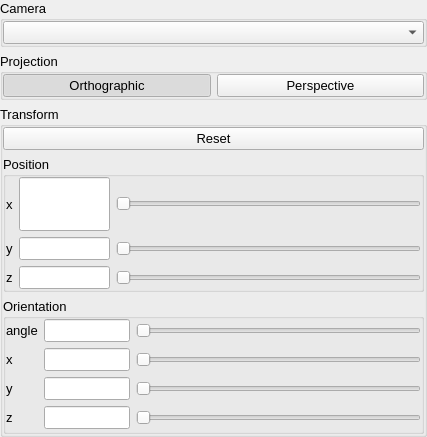
<?xml version="1.0" encoding="UTF-8"?>
<ui version="4.0">
 <class>CameraDockWidget</class>
 <widget class="QDockWidget" name="CameraDockWidget">
  <property name="windowModality">
   <enum>Qt::ApplicationModal</enum>
  </property>
  <property name="geometry">
   <rect>
    <x>0</x>
    <y>0</y>
    <width>427</width>
    <height>437</height>
   </rect>
  </property>
  <property name="sizePolicy">
   <sizepolicy hsizetype="Ignored" vsizetype="Ignored">
    <horstretch>0</horstretch>
    <verstretch>0</verstretch>
   </sizepolicy>
  </property>
  <property name="minimumSize">
   <size>
    <width>62</width>
    <height>426</height>
   </size>
  </property>
  <property name="font">
   <font>
    <pointsize>10</pointsize>
   </font>
  </property>
  <property name="layoutDirection">
   <enum>Qt::LeftToRight</enum>
  </property>
  <property name="features">
   <set>QDockWidget::AllDockWidgetFeatures</set>
  </property>
  <property name="allowedAreas">
   <set>Qt::BottomDockWidgetArea|Qt::LeftDockWidgetArea|Qt::RightDockWidgetArea</set>
  </property>
  <property name="windowTitle">
   <string>Camera View</string>
  </property>
  <widget class="QWidget" name="cameraWidgetContents">
   <property name="sizePolicy">
    <sizepolicy hsizetype="Preferred" vsizetype="Minimum">
     <horstretch>0</horstretch>
     <verstretch>0</verstretch>
    </sizepolicy>
   </property>
   <layout class="QVBoxLayout" name="verticalLayout_2">
    <property name="leftMargin">
     <number>0</number>
    </property>
    <property name="topMargin">
     <number>0</number>
    </property>
    <property name="rightMargin">
     <number>0</number>
    </property>
    <property name="bottomMargin">
     <number>0</number>
    </property>
    <item>
     <widget class="QGroupBox" name="cameraGroupBox">
      <property name="sizePolicy">
       <sizepolicy hsizetype="Expanding" vsizetype="Maximum">
        <horstretch>0</horstretch>
        <verstretch>0</verstretch>
       </sizepolicy>
      </property>
      <property name="font">
       <font>
        <pointsize>10</pointsize>
       </font>
      </property>
      <property name="title">
       <string>Camera</string>
      </property>
      <layout class="QVBoxLayout" name="cameraLayout">
       <property name="spacing">
        <number>-1</number>
       </property>
       <property name="leftMargin">
        <number>0</number>
       </property>
       <property name="topMargin">
        <number>0</number>
       </property>
       <property name="rightMargin">
        <number>0</number>
       </property>
       <property name="bottomMargin">
        <number>0</number>
       </property>
       <item>
        <widget class="QComboBox" name="cameraComboBox">
         <property name="sizePolicy">
          <sizepolicy hsizetype="Ignored" vsizetype="Fixed">
           <horstretch>0</horstretch>
           <verstretch>0</verstretch>
          </sizepolicy>
         </property>
         <property name="font">
          <font>
           <pointsize>10</pointsize>
          </font>
         </property>
         <property name="maxVisibleItems">
          <number>1</number>
         </property>
        </widget>
       </item>
      </layout>
     </widget>
    </item>
    <item>
     <widget class="QGroupBox" name="projectionGroupBox">
      <property name="sizePolicy">
       <sizepolicy hsizetype="Ignored" vsizetype="Fixed">
        <horstretch>0</horstretch>
        <verstretch>0</verstretch>
       </sizepolicy>
      </property>
      <property name="font">
       <font>
        <pointsize>10</pointsize>
       </font>
      </property>
      <property name="title">
       <string>Projection</string>
      </property>
      <layout class="QHBoxLayout" name="projectionLayout">
       <property name="leftMargin">
        <number>0</number>
       </property>
       <property name="topMargin">
        <number>0</number>
       </property>
       <property name="rightMargin">
        <number>0</number>
       </property>
       <property name="bottomMargin">
        <number>0</number>
       </property>
       <item>
        <widget class="QPushButton" name="orthoButton">
         <property name="sizePolicy">
          <sizepolicy hsizetype="Ignored" vsizetype="Fixed">
           <horstretch>0</horstretch>
           <verstretch>0</verstretch>
          </sizepolicy>
         </property>
         <property name="font">
          <font>
           <pointsize>10</pointsize>
          </font>
         </property>
         <property name="text">
          <string>Orthographic</string>
         </property>
         <property name="checkable">
          <bool>true</bool>
         </property>
         <property name="checked">
          <bool>true</bool>
         </property>
         <property name="flat">
          <bool>false</bool>
         </property>
        </widget>
       </item>
       <item>
        <widget class="QPushButton" name="perspectiveButton">
         <property name="sizePolicy">
          <sizepolicy hsizetype="Minimum" vsizetype="Fixed">
           <horstretch>0</horstretch>
           <verstretch>0</verstretch>
          </sizepolicy>
         </property>
         <property name="font">
          <font>
           <pointsize>10</pointsize>
          </font>
         </property>
         <property name="text">
          <string>Perspective</string>
         </property>
         <property name="checkable">
          <bool>true</bool>
         </property>
        </widget>
       </item>
      </layout>
     </widget>
    </item>
    <item>
     <widget class="QGroupBox" name="transformGroupBox">
      <property name="sizePolicy">
       <sizepolicy hsizetype="Ignored" vsizetype="Minimum">
        <horstretch>0</horstretch>
        <verstretch>0</verstretch>
       </sizepolicy>
      </property>
      <property name="font">
       <font>
        <pointsize>10</pointsize>
       </font>
      </property>
      <property name="title">
       <string>Transform</string>
      </property>
      <layout class="QVBoxLayout" name="verticalLayout">
       <property name="leftMargin">
        <number>0</number>
       </property>
       <property name="topMargin">
        <number>0</number>
       </property>
       <property name="rightMargin">
        <number>0</number>
       </property>
       <property name="bottomMargin">
        <number>0</number>
       </property>
       <item>
        <widget class="QPushButton" name="resetTransformButton">
         <property name="sizePolicy">
          <sizepolicy hsizetype="Ignored" vsizetype="Fixed">
           <horstretch>0</horstretch>
           <verstretch>0</verstretch>
          </sizepolicy>
         </property>
         <property name="font">
          <font>
           <pointsize>10</pointsize>
          </font>
         </property>
         <property name="text">
          <string>Reset</string>
         </property>
        </widget>
       </item>
       <item>
        <widget class="QGroupBox" name="posGroupBox">
         <property name="sizePolicy">
          <sizepolicy hsizetype="Ignored" vsizetype="Minimum">
           <horstretch>0</horstretch>
           <verstretch>0</verstretch>
          </sizepolicy>
         </property>
         <property name="title">
          <string>Position</string>
         </property>
         <layout class="QGridLayout" name="posLayout">
          <property name="leftMargin">
           <number>0</number>
          </property>
          <property name="topMargin">
           <number>0</number>
          </property>
          <property name="rightMargin">
           <number>0</number>
          </property>
          <property name="bottomMargin">
           <number>0</number>
          </property>
          <item row="1" column="0">
           <widget class="QLabel" name="posYLabel">
            <property name="sizePolicy">
             <sizepolicy hsizetype="Ignored" vsizetype="Fixed">
              <horstretch>0</horstretch>
              <verstretch>0</verstretch>
             </sizepolicy>
            </property>
            <property name="font">
             <font>
              <pointsize>10</pointsize>
             </font>
            </property>
            <property name="text">
             <string>y</string>
            </property>
           </widget>
          </item>
          <item row="1" column="1">
           <widget class="QLineEdit" name="posYEdit">
            <property name="sizePolicy">
             <sizepolicy hsizetype="Ignored" vsizetype="Fixed">
              <horstretch>0</horstretch>
              <verstretch>0</verstretch>
             </sizepolicy>
            </property>
            <property name="font">
             <font>
              <pointsize>10</pointsize>
             </font>
            </property>
           </widget>
          </item>
          <item row="0" column="0">
           <widget class="QLabel" name="posXLabel">
            <property name="sizePolicy">
             <sizepolicy hsizetype="Preferred" vsizetype="Minimum">
              <horstretch>0</horstretch>
              <verstretch>0</verstretch>
             </sizepolicy>
            </property>
            <property name="font">
             <font>
              <pointsize>10</pointsize>
             </font>
            </property>
            <property name="text">
             <string>x</string>
            </property>
           </widget>
          </item>
          <item row="2" column="0">
           <widget class="QLabel" name="posZLabel">
            <property name="sizePolicy">
             <sizepolicy hsizetype="Ignored" vsizetype="Minimum">
              <horstretch>0</horstretch>
              <verstretch>0</verstretch>
             </sizepolicy>
            </property>
            <property name="font">
             <font>
              <pointsize>10</pointsize>
             </font>
            </property>
            <property name="text">
             <string>z</string>
            </property>
           </widget>
          </item>
          <item row="2" column="1">
           <widget class="QLineEdit" name="posZEdit">
            <property name="sizePolicy">
             <sizepolicy hsizetype="Ignored" vsizetype="Fixed">
              <horstretch>0</horstretch>
              <verstretch>0</verstretch>
             </sizepolicy>
            </property>
            <property name="font">
             <font>
              <pointsize>10</pointsize>
             </font>
            </property>
           </widget>
          </item>
          <item row="0" column="1">
           <widget class="QLineEdit" name="posXEdit">
            <property name="sizePolicy">
             <sizepolicy hsizetype="Ignored" vsizetype="Minimum">
              <horstretch>3</horstretch>
              <verstretch>0</verstretch>
             </sizepolicy>
            </property>
            <property name="font">
             <font>
              <family>.Helvetica Neue DeskInterface</family>
             </font>
            </property>
           </widget>
          </item>
          <item row="0" column="2">
           <widget class="QSlider" name="posXSlider">
            <property name="sizePolicy">
             <sizepolicy hsizetype="Ignored" vsizetype="Minimum">
              <horstretch>10</horstretch>
              <verstretch>0</verstretch>
             </sizepolicy>
            </property>
            <property name="orientation">
             <enum>Qt::Horizontal</enum>
            </property>
           </widget>
          </item>
          <item row="1" column="2">
           <widget class="QSlider" name="posYSlider">
            <property name="sizePolicy">
             <sizepolicy hsizetype="Ignored" vsizetype="Minimum">
              <horstretch>0</horstretch>
              <verstretch>0</verstretch>
             </sizepolicy>
            </property>
            <property name="orientation">
             <enum>Qt::Horizontal</enum>
            </property>
           </widget>
          </item>
          <item row="2" column="2">
           <widget class="QSlider" name="posZSlider">
            <property name="sizePolicy">
             <sizepolicy hsizetype="Ignored" vsizetype="Minimum">
              <horstretch>0</horstretch>
              <verstretch>0</verstretch>
             </sizepolicy>
            </property>
            <property name="orientation">
             <enum>Qt::Horizontal</enum>
            </property>
           </widget>
          </item>
         </layout>
        </widget>
       </item>
       <item>
        <spacer name="verticalSpacer_2">
         <property name="orientation">
          <enum>Qt::Vertical</enum>
         </property>
         <property name="sizeType">
          <enum>QSizePolicy::Minimum</enum>
         </property>
         <property name="sizeHint" stdset="0">
          <size>
           <width>0</width>
           <height>0</height>
          </size>
         </property>
        </spacer>
       </item>
       <item>
        <widget class="QGroupBox" name="orientGroupBox">
         <property name="sizePolicy">
          <sizepolicy hsizetype="Ignored" vsizetype="Minimum">
           <horstretch>0</horstretch>
           <verstretch>0</verstretch>
          </sizepolicy>
         </property>
         <property name="title">
          <string>Orientation</string>
         </property>
         <layout class="QGridLayout" name="gridLayout">
          <property name="leftMargin">
           <number>0</number>
          </property>
          <property name="topMargin">
           <number>0</number>
          </property>
          <property name="rightMargin">
           <number>0</number>
          </property>
          <property name="bottomMargin">
           <number>0</number>
          </property>
          <item row="1" column="1">
           <widget class="QLineEdit" name="orientXEdit">
            <property name="sizePolicy">
             <sizepolicy hsizetype="Expanding" vsizetype="Fixed">
              <horstretch>3</horstretch>
              <verstretch>0</verstretch>
             </sizepolicy>
            </property>
            <property name="font">
             <font>
              <pointsize>10</pointsize>
             </font>
            </property>
            <property name="text">
             <string/>
            </property>
           </widget>
          </item>
          <item row="2" column="0">
           <widget class="QLabel" name="orientYLabel">
            <property name="sizePolicy">
             <sizepolicy hsizetype="Ignored" vsizetype="Minimum">
              <horstretch>0</horstretch>
              <verstretch>0</verstretch>
             </sizepolicy>
            </property>
            <property name="font">
             <font>
              <pointsize>10</pointsize>
             </font>
            </property>
            <property name="text">
             <string>y</string>
            </property>
           </widget>
          </item>
          <item row="2" column="2">
           <widget class="QSlider" name="orientYSlider">
            <property name="sizePolicy">
             <sizepolicy hsizetype="Ignored" vsizetype="Minimum">
              <horstretch>0</horstretch>
              <verstretch>0</verstretch>
             </sizepolicy>
            </property>
            <property name="orientation">
             <enum>Qt::Horizontal</enum>
            </property>
           </widget>
          </item>
          <item row="1" column="0">
           <widget class="QLabel" name="orientXLabel">
            <property name="sizePolicy">
             <sizepolicy hsizetype="Preferred" vsizetype="Minimum">
              <horstretch>0</horstretch>
              <verstretch>0</verstretch>
             </sizepolicy>
            </property>
            <property name="font">
             <font>
              <pointsize>10</pointsize>
             </font>
            </property>
            <property name="text">
             <string>x</string>
            </property>
           </widget>
          </item>
          <item row="2" column="1">
           <widget class="QLineEdit" name="orientYEdit">
            <property name="font">
             <font>
              <pointsize>10</pointsize>
             </font>
            </property>
           </widget>
          </item>
          <item row="3" column="2">
           <widget class="QSlider" name="orientZSlider">
            <property name="sizePolicy">
             <sizepolicy hsizetype="Ignored" vsizetype="Minimum">
              <horstretch>0</horstretch>
              <verstretch>0</verstretch>
             </sizepolicy>
            </property>
            <property name="orientation">
             <enum>Qt::Horizontal</enum>
            </property>
           </widget>
          </item>
          <item row="3" column="0">
           <widget class="QLabel" name="orientZLabel">
            <property name="sizePolicy">
             <sizepolicy hsizetype="Ignored" vsizetype="Minimum">
              <horstretch>0</horstretch>
              <verstretch>0</verstretch>
             </sizepolicy>
            </property>
            <property name="font">
             <font>
              <pointsize>10</pointsize>
             </font>
            </property>
            <property name="text">
             <string>z</string>
            </property>
           </widget>
          </item>
          <item row="3" column="1">
           <widget class="QLineEdit" name="orientZEdit">
            <property name="sizePolicy">
             <sizepolicy hsizetype="Expanding" vsizetype="Fixed">
              <horstretch>0</horstretch>
              <verstretch>0</verstretch>
             </sizepolicy>
            </property>
            <property name="font">
             <font>
              <pointsize>10</pointsize>
             </font>
            </property>
           </widget>
          </item>
          <item row="1" column="2">
           <widget class="QSlider" name="orientXSlider">
            <property name="sizePolicy">
             <sizepolicy hsizetype="Ignored" vsizetype="Minimum">
              <horstretch>10</horstretch>
              <verstretch>0</verstretch>
             </sizepolicy>
            </property>
            <property name="orientation">
             <enum>Qt::Horizontal</enum>
            </property>
           </widget>
          </item>
          <item row="0" column="0">
           <widget class="QLabel" name="angleLabel">
            <property name="sizePolicy">
             <sizepolicy hsizetype="Preferred" vsizetype="Minimum">
              <horstretch>0</horstretch>
              <verstretch>0</verstretch>
             </sizepolicy>
            </property>
            <property name="font">
             <font>
              <pointsize>10</pointsize>
             </font>
            </property>
            <property name="text">
             <string>angle</string>
            </property>
           </widget>
          </item>
          <item row="0" column="1">
           <widget class="QLineEdit" name="angleEdit">
            <property name="sizePolicy">
             <sizepolicy hsizetype="Expanding" vsizetype="Fixed">
              <horstretch>3</horstretch>
              <verstretch>0</verstretch>
             </sizepolicy>
            </property>
           </widget>
          </item>
          <item row="0" column="2">
           <widget class="QSlider" name="angleSlider">
            <property name="sizePolicy">
             <sizepolicy hsizetype="Ignored" vsizetype="Minimum">
              <horstretch>10</horstretch>
              <verstretch>0</verstretch>
             </sizepolicy>
            </property>
            <property name="orientation">
             <enum>Qt::Horizontal</enum>
            </property>
           </widget>
          </item>
         </layout>
         <zorder>orientXLabel</zorder>
         <zorder>orientYLabel</zorder>
         <zorder>orientZLabel</zorder>
         <zorder>orientXEdit</zorder>
         <zorder>orientYEdit</zorder>
         <zorder>orientZEdit</zorder>
         <zorder>orientXSlider</zorder>
         <zorder>orientYSlider</zorder>
         <zorder>orientZSlider</zorder>
         <zorder>angleLabel</zorder>
         <zorder>angleEdit</zorder>
         <zorder>angleSlider</zorder>
        </widget>
       </item>
       <item>
        <spacer name="verticalSpacer_3">
         <property name="orientation">
          <enum>Qt::Vertical</enum>
         </property>
         <property name="sizeType">
          <enum>QSizePolicy::Minimum</enum>
         </property>
         <property name="sizeHint" stdset="0">
          <size>
           <width>0</width>
           <height>0</height>
          </size>
         </property>
        </spacer>
       </item>
      </layout>
     </widget>
    </item>
   </layout>
  </widget>
 </widget>
 <resources/>
 <connections/>
</ui>
